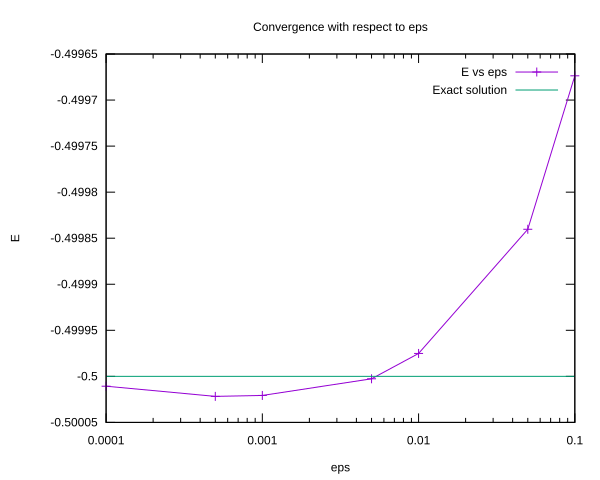

Write the gnuplot code that produced this figure.
set terminal svg enhanced background "white"
set output 'Convergence.eps.svg'

set title "Convergence with respect to eps"
set xlabel "eps"
set ylabel "E"
set logscale x

f0(r) = -0.5

plot "Out.Convergence.eps.txt" using 4:5 with lp title "E vs eps", \
     f0(x) with lines title "Exact solution"

